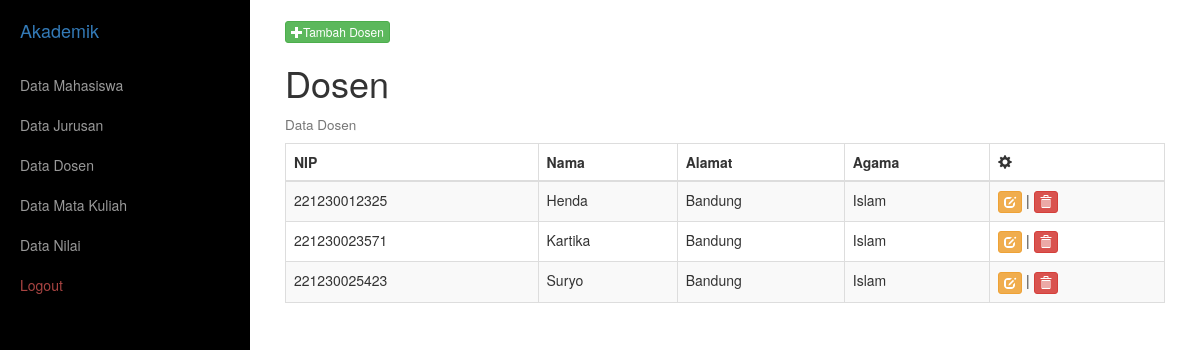
/dosen/dosen.php, run on the app's committed database.
### tables this page shows
CREATE TABLE `dosen` (
  `NIP` varchar(12) NOT NULL,
  `NamaDosen` varchar(25) NOT NULL,
  `alamat` varchar(40) DEFAULT NULL,
  `agama` varchar(10) NOT NULL,
  PRIMARY KEY (`NIP`)
);

### dosen/dosen.php (the view, shortened to what this page needs)
<?php include_once('../_header.php'); ?>
<?php
include_once("../koneksi.php");
$result = mysqli_query($mysqli, "SELECT * FROM dosen");
?>
<html>
<head>
</head>
<body>
<a href="addDosen.php" class="btn btn-success btn-xs"><i class="glyphicon glyphicon-plus"></i>Tambah Dosen</a>
<div class="box">
    <h1>Dosen</h1>
    <h4>
        <small>Data Dosen</small>
    </h4>
        <div class="table-responsive">
            <table class="table table-striped table-bordered table-hover">
                <thead>
                    <tr>
                        <th>NIP</th>
                        <th>Nama</th>
                        <th>Alamat</th>
                        <th>Agama</th>
                        <th><i class="glyphicon glyphicon-cog"></i></th>
                    </tr>
                </thead>
                <?php
                while($user_data = mysqli_fetch_array($result)) {
                    echo "<tr>";
                    echo "<td>".$user_data['NIP']."</td>";
                    echo "<td>".$user_data['NamaDosen']."</td>";
                    echo "<td>".$user_data['alamat']."</td>";
                    echo "<td>".$user_data['agama']."</td>";
                    echo "<td><a href='editDosen.php?NIP=$user_data[NIP]' class ='btn btn-warning btn-xs'><i class='glyphicon glyphicon-edit'></i></a> |
                    <a href='deleteDosen.php?NIP=$user_data[NIP]' class ='btn btn-danger btn-xs'><i class='glyphicon glyphicon-trash'></i></a></td></tr>";
                }
                ?>
            </table>
        </div>
</div>
</body>
</html>
<?php include_once('../_footer.php'); ?>

### data on the page
dosen: NIP "221230012325", NamaDosen "Henda", alamat "Bandung", agama "Islam"
dosen: NIP "221230023571", NamaDosen "Kartika", alamat "Bandung", agama "Islam"
dosen: NIP "221230025423", NamaDosen "Suryo", alamat "Bandung", agama "Islam"
